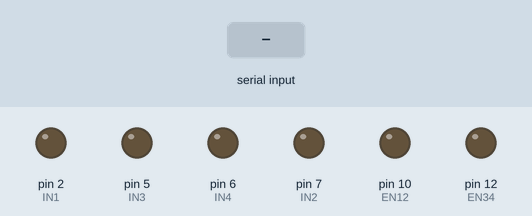
The sketch below on a simulated Arduino Uno, built with avr-gcc and run on an emulated ATmega328P. Shown: output pins drawn as LEDs (lit = HIGH). The inputs (shaded band) are chosen by the test bench.

Above: at 1.2 s.
1.3 s: "g" received over Serial
At 2.2 s:
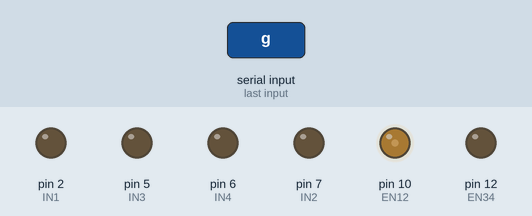
2.8 s: "m" received over Serial
At 3.4 s:
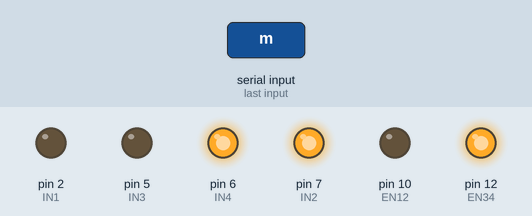
4.3 s: "n" received over Serial
At 5.5 s:
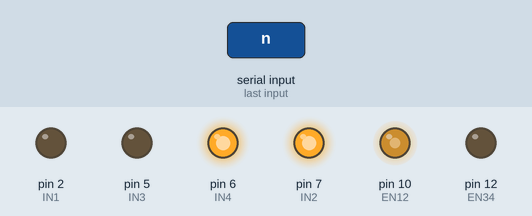
5.8 s: "1" received over Serial
At 6.8 s:
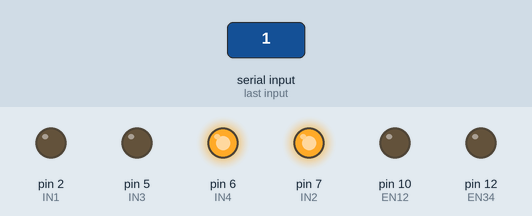
7.3 s: "2" received over Serial
At 8.0 s:
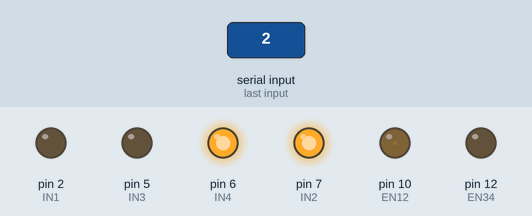
8.8 s: "90,45\n" received over Serial
At 9.5 s:
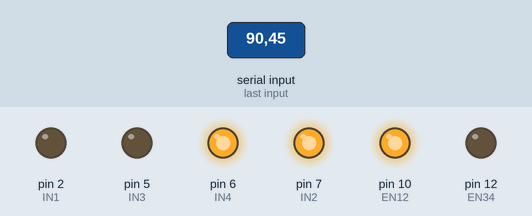
Timing chart, 0 to 11.3 s (numbered marks = the images above; inputs shaded):
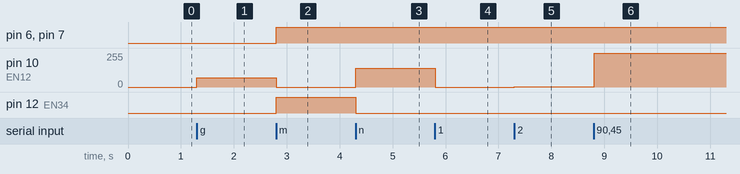

Measured:
- after the input at 1.3 s, pin 10 (EN12): 0/255 → 68/255 at once
- after the input at 2.8 s, pin 6 (IN4), pin 7 (IN2), pin 12 (EN34): LOW → HIGH at once; pin 10 (EN12): 68/255 → 0/255 at once
- after the input at 4.3 s, pin 10 (EN12): 0/255 → 140/255 at once; pin 12 (EN34): HIGH → LOW at once
- after the input at 5.8 s, pin 10 (EN12): 140/255 → 0/255 at once
- after the input at 7.3 s, pin 10 (EN12): 0/255 → 1/255 at once
- after the input at 8.8 s, pin 10 (EN12): 1/255 → 255/255 at once

The sketch:

Hardware_SourceCode.ino
```cpp
#define IN1 2
#define IN2 7
#define EN12 10
#define IN3 5
#define IN4 6
#define EN34 12
#define signal 19

String inString = "";
int duty = 7850;
float aa = 1.0;

void setup()
{
  // put your setup code here, to run once:
  Serial.begin(9600);
  pinMode(IN1,OUTPUT);
  pinMode(IN2,OUTPUT);
  pinMode(EN12,OUTPUT);

  pinMode(IN3,OUTPUT);
  pinMode(IN4,OUTPUT);
  pinMode(EN34,OUTPUT);

  digitalWrite(IN3,LOW);
  digitalWrite(IN4,LOW);
  digitalWrite(IN1,LOW);
  digitalWrite(IN2,LOW);
  analogWrite(EN12,0);
  analogWrite(EN34,90);

}

char data = ' ';

void loop()
{
  while(Serial.available() > 0){
    inString += char(Serial.read());
    delay(2);
  }
  if(inString.length() > 0){
    check();
    inString = "";
  }
}

void PWM(int a, int b){
  analogWrite(EN12, a);
  analogWrite(EN34, b);
}

void check(){
  if('0'<=inString[0] && inString[0]<='9') { accelerate(); return;}
  switch(inString[0]){
    case 'u': u(); break;
    case 'l': l(); break;
    case 'r': r(); break;
    case 'd': d(); break;
    case 's': s(); break;
    case 'g': g(); break;
    case 'm': ml(); break;
    case 'n': nr(); break;
  }
}

void u(){
  PWM(140,180);
  go();
}

void l(){
  PWM(140,180);
  left();
}

void ml(){
  PWM(0,180);
  go();
}

void nr(){
  PWM(140,0);
  go();
}

void r(){
  PWM(140,180);
  right();
}

void d(){
  PWM(140,180);
  back();
}

void s(){
  PWM(0,0);
  park();
}

void g(){
  int a = 68, b = 85, c = 1;
  switch(inString[1]){
    case 'u': go(); break;
    case 'd': back(); break;
  }
  switch(inString[2]){
    case '1': c = 1; break;
    case '2': c = 2; break;
    case '3': c = 3; break;
  }
  a *= c;
  b *= c;
  switch(inString[3]){
    case 'n': break;
    case 'l': a = 0; break;
    case 'r': b = 0; break;
  }

  /*switch(inString[2]){
    case '1': break;
    case '2': a*=3; b*=3; break;
    case '3': a*=6; b*=6; break;
  }
  switch(inString[3]){
    case '1': c = 2; break;
    case '2': c = 3; break;
  }
  switch(inString[4]){
    case 'l': a = 0; break;
    case 'r': b = 0; break;
    case 'n': break;
  }*/
  PWM(a,b);
}

void accelerate(){
  int a=0, i=0, b=0;
  for(i=0; i<inString.length(); ++i){
    a = a * 10 + inString[i] - '0';
  }
  b = a * 70 / 90;
  PWM(b,a);
  go();
}

void go(){
  digitalWrite(IN1, LOW);
  digitalWrite(IN2, HIGH);
  digitalWrite(IN3, LOW);
  digitalWrite(IN4, HIGH);
}

void back(){
  digitalWrite(IN1, HIGH);
  digitalWrite(IN2, LOW);
  digitalWrite(IN3, HIGH);
  digitalWrite(IN4, LOW);
}

void left(){
  digitalWrite(IN1, HIGH);
  digitalWrite(IN2, LOW);
  digitalWrite(IN3, LOW);
  digitalWrite(IN4, HIGH);
}

void right(){
  digitalWrite(IN1, LOW);
  digitalWrite(IN2, HIGH);
  digitalWrite(IN3, HIGH);
  digitalWrite(IN4, LOW);
}

void park(){
  digitalWrite(IN1, LOW);
  digitalWrite(IN2, LOW);
  digitalWrite(IN3, LOW);
  digitalWrite(IN4, LOW);
}
/*  // put your main code here, to run repeatedly:
  if(Serial.available() > 0){
    data = Serial.read();
    if(data == 'u'){
      //duty = 7850*(aa-0.1);
      //turn1();
      gohead();
      delay(1000);
      //Serial.read();
    }
    else if(data == 'l'){
      turnLeft();
      delay(1000);
      //Serial.read();
    }
    else if(data == 'r'){
      turnRight();
      delay(1000);
      //Serial.read();
    }
    else if(data =='d'){
      //duty=7850*(aa+0.1);
      //turn();
      goback();
      delay(1000);
      //Serial.read();
    }
    else if(data == 'p'){
      park();
      delay(1000);
    }
    else if(data == 'a'){
      left();
    }
    else if(data == 'b'){
      right();
    }
    else if(data == 't'){
      turn();
    }
    else if(data =='u'){
      turn1();
    }
  }
}*/
/*
void left()
{
  digitalWrite(IN3,LOW);
  digitalWrite(IN4,HIGH);
  digitalWrite(IN1,LOW);
  digitalWrite(IN2,LOW);
  delay(2000);
   digitalWrite(IN3,LOW);
  digitalWrite(IN4,HIGH);
  digitalWrite(IN1,LOW);
  digitalWrite(IN2,HIGH);
}

void right()
{
  digitalWrite(IN3,LOW);
  digitalWrite(IN4,LOW);
  digitalWrite(IN1,LOW);
  digitalWrite(IN2,HIGH);
  delay(1700);
   digitalWrite(IN3,LOW);
  digitalWrite(IN4,HIGH);
  digitalWrite(IN1,LOW);
  digitalWrite(IN2,HIGH);
}
void turn()
{duty=8850;//8200
  for (int i=0; i<100; i++) {
  digitalWrite(signal,LOW);
  delayMicroseconds(duty);
  digitalWrite(signal,HIGH);
  delayMicroseconds(10000-duty);
  }
}

void turn1()
{duty = 7500;
  for (int i=0; i<200; i++) {
  digitalWrite(signal,LOW);
  delayMicroseconds(duty);
  digitalWrite(signal,HIGH);
  delayMicroseconds(10000-duty);
  }
}

void gohead()
{
  digitalWrite(IN3,LOW);
  digitalWrite(IN4,HIGH);
  digitalWrite(IN1,LOW);
  digitalWrite(IN2,HIGH);
}

void turnLeft()
{
  digitalWrite(IN3,LOW);
  digitalWrite(IN4,HIGH);
  digitalWrite(IN1,LOW);
  digitalWrite(IN2,LOW);
}

void turnRight()
{
  digitalWrite(IN3,LOW);
  digitalWrite(IN4,LOW);
  digitalWrite(IN1,LOW);
  digitalWrite(IN2,HIGH);
}

void goback()
{
  digitalWrite(IN3,HIGH);
  digitalWrite(IN4,LOW);
  digitalWrite(IN1,HIGH);
  digitalWrite(IN2,LOW);
}

void park()
{
  digitalWrite(IN3,LOW);
  digitalWrite(IN4,LOW);
  digitalWrite(IN1,LOW);
  digitalWrite(IN2,LOW);
}*/
```
